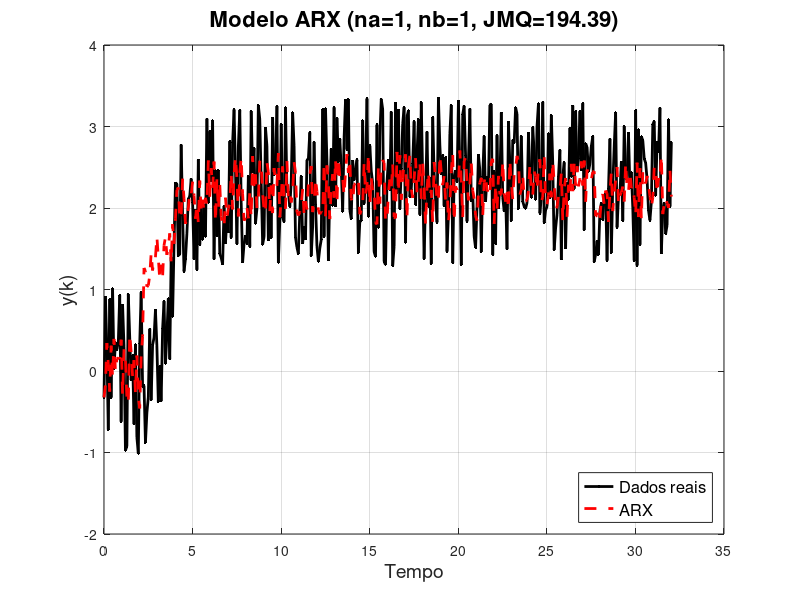
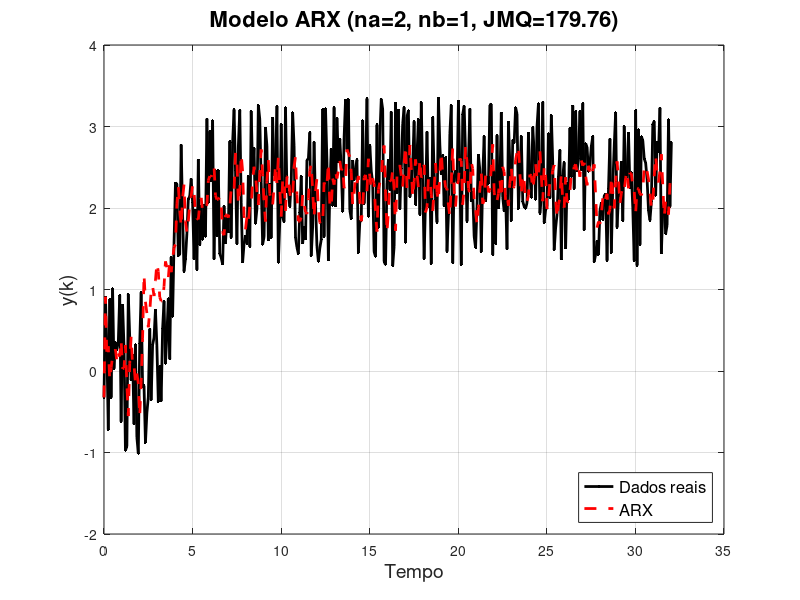
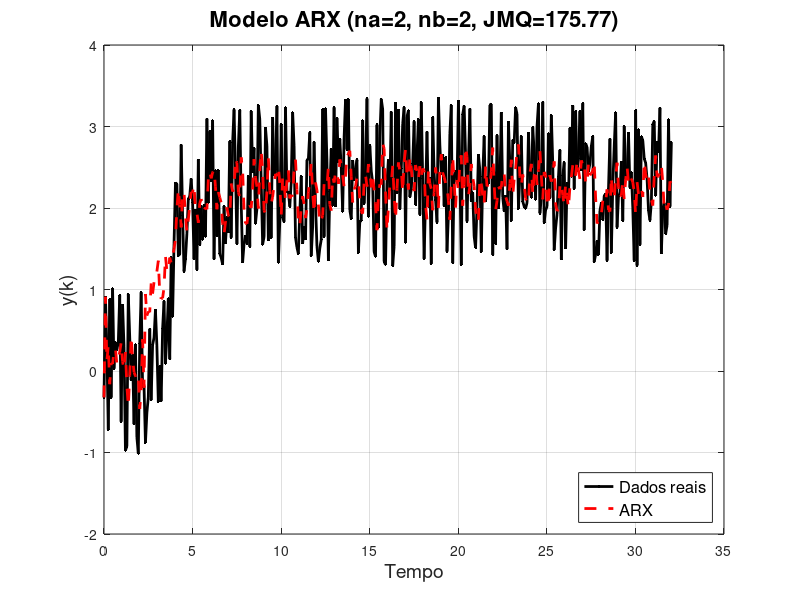
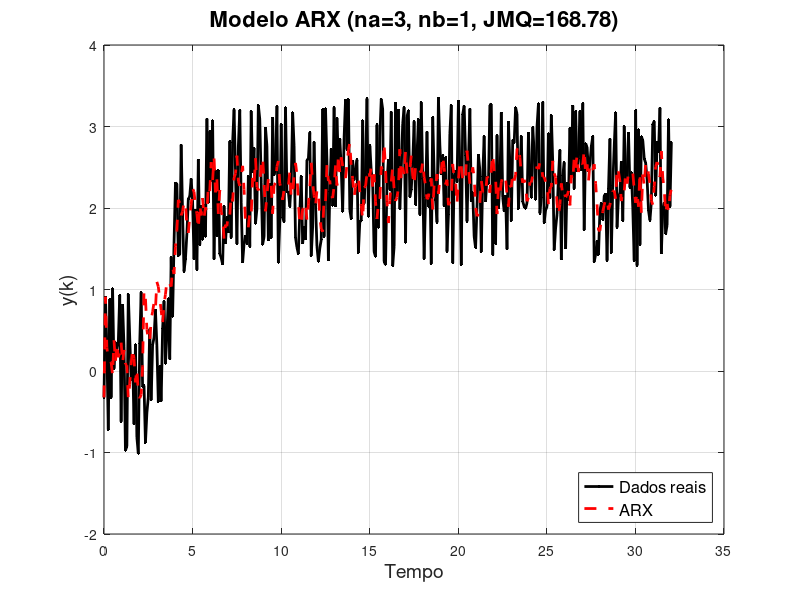

The MATLAB script that drew these images, in order:
% Carregar os dados
clear all;
load('dados.mat');

% Extrair tempo, entrada (u) e saída (y)
t = Z(:, 1); % Coluna 0 é o tempo
u = Z(:, 2); % Coluna 1 é a entrada
y = Z(:, 3); % Coluna 2 é a saída

% Configurações do modelo ARX
max_na = 5;
max_nb = 5;
nk = 1; % Atraso inicial

% Inicializar matrizes de erro e função de custo
earx = zeros(max_na, max_nb, length(y));
JMQarx = zeros(max_na, max_nb);

% Variáveis para armazenar o melhor modelo
best_na = 0;
best_nb = 0;
best_theta = [];
best_yarx = [];
best_JMQ = Inf;

% Função auxiliar para calcular o modelo ARX
function [yarx, theta] = arx_estimation(na, nb, nk, u, y)
    max_delay = max(na, nb + nk - 1);
    Phi = [];
    % Construção da matriz de regressores
    for i = max_delay+1:length(y)
        row = [];
        % Termos autoregressivos de y
        for j = 1:na
            row = [row, -y(i-j)];
        end
        % Termos de regressão da entrada u
        for j = 1:nb
            row = [row, u(i-j-nk+1)];
        end
        Phi = [Phi; row];
    end

    % Saída correspondente
    y_target = y(max_delay+1:end);

    % Estimativa dos parâmetros usando mínimos quadrados
    theta = pinv(Phi) * y_target;

    % Gerar y estimado
    yarx = zeros(size(y));
    yarx(1:max_delay) = y(1:max_delay);
    for i = max_delay+1:length(y)
        yarx(i) = Phi(i-max_delay, :) * theta;
    end
end

% Loop para varrer valores de na e nb
for na = 1:max_na
    for nb = 1:na % nb limitado por na
        [yarx, theta] = arx_estimation(na, nb, nk, u, y);
        JMQ = sum((y - yarx).^2);
        JMQarx(na, nb) = JMQ;

        % Verificar se este é o melhor modelo
        if JMQ < best_JMQ
            best_na = na;
            best_nb = nb;
            best_theta = theta;
            best_yarx = yarx;
            best_JMQ = JMQ;
        end

        % Plot intermediário
        figure('Position', [100, 100, 1000, 500]);
        plot(t, y, 'k.-', 'LineWidth', 2, 'MarkerSize', 6); hold on;
        plot(t, yarx, 'r--', 'LineWidth', 2);
        grid on;
        xlabel('Tempo', 'FontSize', 14);
        ylabel('y(k)', 'FontSize', 14);
        title(sprintf('Modelo ARX (na=%d, nb=%d, JMQ=%.2f)', na, nb, JMQ), 'FontSize', 16);
        legend({'Dados reais', 'ARX'}, 'FontSize', 12, 'Location', 'SouthEast');
        hold off;
    end
end

% Plot do melhor modelo
figure('Position', [100, 100, 1000, 500]);
plot(t, y, 'k.-', 'LineWidth', 2, 'MarkerSize', 6); hold on;
plot(t, best_yarx, 'r--', 'LineWidth', 2);
grid on;
xlabel('Tempo', 'FontSize', 14);
ylabel('y(k)', 'FontSize', 14);
title(sprintf('Melhor Modelo ARX (na=%d, nb=%d, JMQ=%.2f)', best_na, best_nb, best_JMQ), 'FontSize', 16);
legend({'Dados reais', 'ARX'}, 'FontSize', 12, 'Location', 'SouthEast');
hold off;

